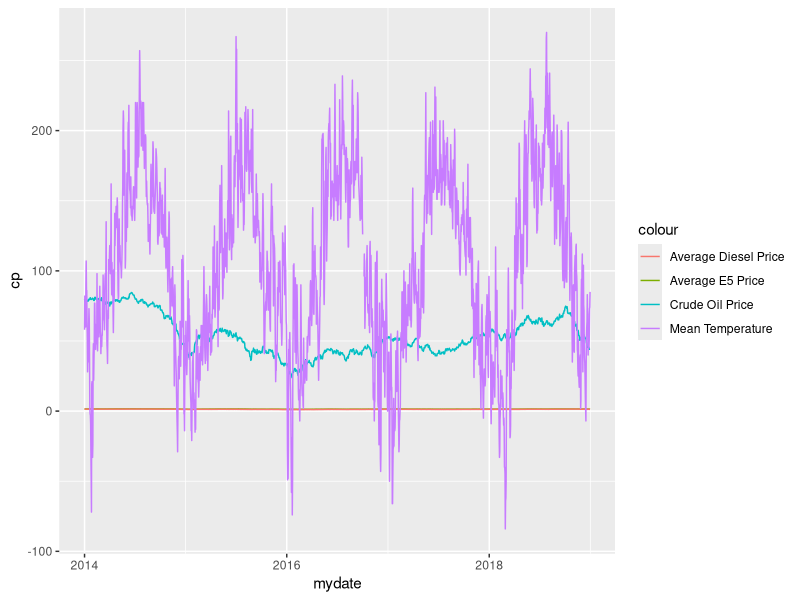
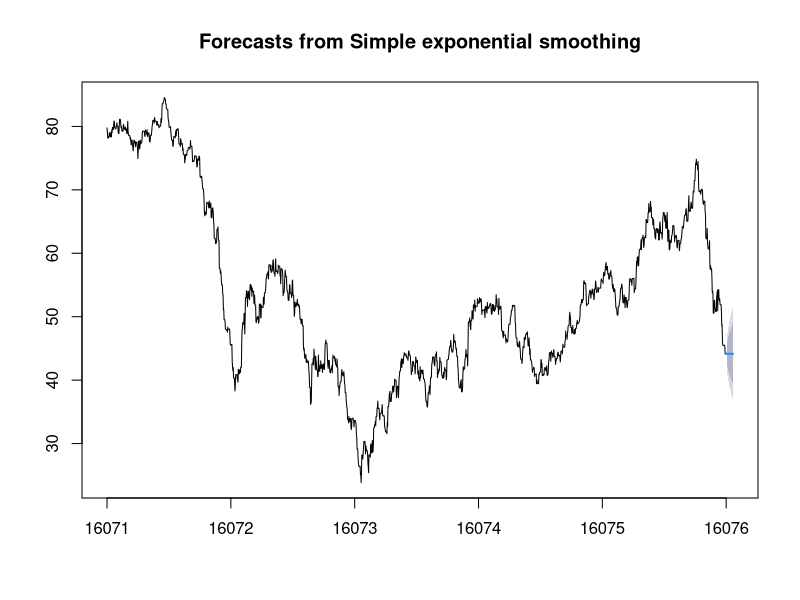

These figures' R source, in order: (Note: this script raises an error after producing the figures.)
# Omer Furkan Coban
# Forecasting Methods - Problem Set 4
# Gas Station Dataset
# WiSe 23/24

# Library Imports ----
library(ggplot2)
library(forecast)

# 1. Create a R script file and import the Station data. ----

gas_station <- read.csv("Datasets/station5108.csv")

# 2. Create  a  time  series  object  for  the  following  variables  crude  oil  prices(cp),
# average diesel prices(pd) and Mean temperature(tg). Note: use full sample! ----

# Converting date to an appropriate format.
gas_station$mydate <- as.Date(gas_station$mydate, format = "%d%b%Y")

ts_cp <- ts(gas_station$cp, start = c(min(gas_station$mydate)), frequency = 365)
ts_p <- ts(gas_station$p, start = c(min(gas_station$mydate)), frequency = 365)
ts_pd <- ts(gas_station$pd, start = c(min(gas_station$mydate)), frequency = 365)
ts_tg <- ts(gas_station$tg, start = c(min(gas_station$mydate)), frequency = 365)

# 3. Graph the above variables and explain with respect to the components of a time series. ----

gas_station <- gas_station[gas_station$pd != -9999.00, ] # Removed some outliers for more meaningful graph

ggplot(gas_station, aes(x = mydate)) +
  geom_line(aes(y = cp, color = "Crude Oil Price")) +
  geom_line(aes(y = p, color = "Average E5 Price")) +
  geom_line(aes(y = pd, color = "Average Diesel Price")) +
  geom_line(aes(y = tg, color = "Mean Temperature"))


# 4. Apply a simple exponential smoothing to the variables that satisfy the properties of SES. ----

# Assuming crude oil prices (cp) are suitable for SES
ses_cp <- ses(ts_cp, h = 20) # Example for crude oil prices

# 5. What is the optimal alpha level? ----

optimal_alpha <- ses_cp$model$par[["alpha"]]
optimal_alpha

# 6. Create 20 ahead forecast. ----

forecast_cp <- forecast(ses_cp, h = 20)
plot(forecast_cp)

# 7. Write the equation for each series. ----
# SES
Y[t+1] = α * Y[t] + (1 - α) * Y[t-1]